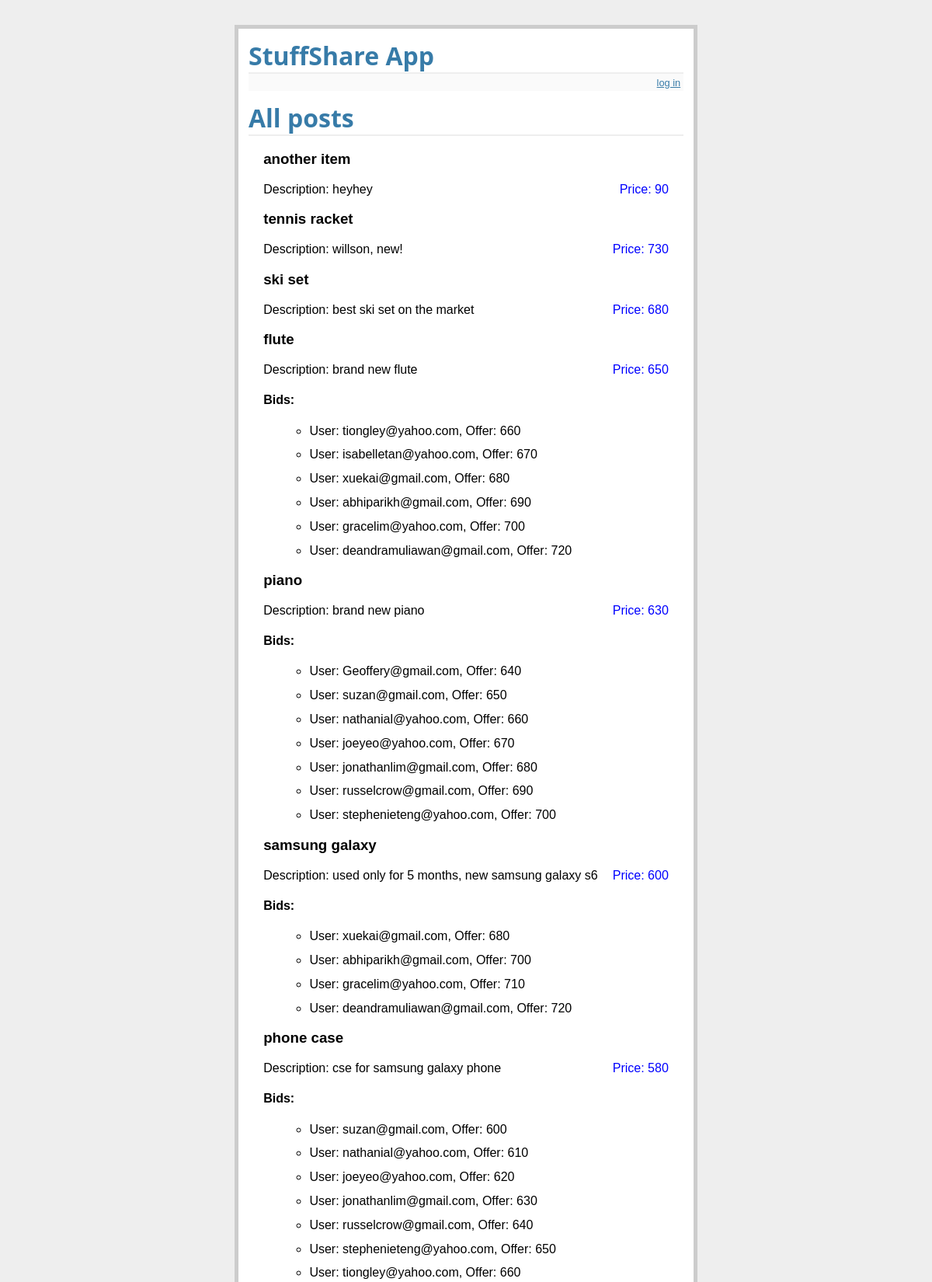
The page / (upper part) on the database its author committed.
### tables this page shows
CREATE TABLE posts (
    id integer primary key, -- default autoincrements, so do not supply a value. See https://sqlite.org/autoinc.html. 
    title char(100) not null,
    description text, 
    user_email char(100) not null,
    price numeric not null,
    foreign key (user_email) references users (email)
);

CREATE TABLE bids (
    user_email char(100),
    post_id integer,
    offer numeric not null,
    accepted integer default 0, -- sqlite does NOT have a boolean type. See http://www.sqlite.org/datatype3.html. 
    primary key (user_email, post_id),
    foreign key (user_email) references users (email),
    foreign key (post_id) references posts (id)
);

### stuffshare.py (the view)
@app.route('/')
def show_posts():
    posts_cursor = g.db.execute('select * from posts order by id desc')
    posts = []
    for row in posts_cursor.fetchall():
        bids_cursor = g.db.execute(
            'select * from bids where post_id = ?', [row[0]])
        posts.append(dict(title=row[1], price=row[4],
                          desc=row[2], bids=bids_cursor.fetchall()))
    return render_template('show_posts.html', posts=posts)

### stuffshare.py (called while the page is built)
def connect_db():
    rv = sqlite3.connect(app.config['DATABASE'])
    rv.row_factory = sqlite3.Row
    return rv

@app.before_request
def before_request():
    g.db = connect_db()

@app.teardown_request
def teardown_request(exception):
    db = getattr(g, 'db', None)
    if db is not None:
        db.close()

### templates/show_posts.html (shortened to what this page needs)
{% extends "layout.html" %} {% block body %}
<h1>All posts</h1>
<ul class=entries>
    {% for post in posts %}
    <li>
        <h3 class=post-title>{{ post.title }}</h3>
        <div class=post-price>Price: {{ post.price }}</div>
        <div class=post-desc>Description: {{ post.desc|safe }}</div>
        {% if post.bids %}
        <h4>Bids:</h4>
        {% endif %} {% for bid in post.bids %}
        <ul>
            <li>User: {{ bid[0] }}, Offer: {{ bid[2] }}</li>
        </ul>
        {% endfor %} {% else %}
        <em>Unbelievable. No posts here so far.</em>
        {% endfor %}
</ul>
{% endblock %}

### templates/layout.html (shortened to what this page needs)
<!doctype html>
<link rel=stylesheet type=text/css href="{{ url_for('static', filename='style.css') }}">
<div class=page>
  <h1>StuffShare App</h1>
  <div class=metanav>
    {% if not session.logged_in %}
    <a href="{{ url_for('login') }}">log in</a>
    {% else %}
    <a href="{{ url_for('logout') }}">log out</a>
    {% endif %}
  </div>
   {% block body %}{% endblock %}
</div>

### static/style.css (style rules this page uses)
a, h1 { color: #377ba8; }
h1, h2 { font-family: 'Open Sans', sans-serif; margin: 0; }
h1 { border-bottom: 2px solid #eee; }
.page { margin: 2em auto; width: 35em; border: 5px solid #ccc; padding: 0.8em; background: white; }
.entries { list-style: none; margin: 0; padding: 0; }
.entries li { margin: 0.8em 1.2em; }
.metanav { text-align: right; font-size: 0.8em; padding: 0.3em; margin-bottom: 1em; background: #fafafa; }
.post-price { float: right; color: blue; }
.post-desc { display: block; }

### rows shown on the page
posts: title "another item", price "90", desc "heyhey"
posts: title "tennis racket", price "730", desc "willson, new!"
posts: title "ski set", price "680", desc "best ski set on the market"
posts: title "flute", price "650", desc "brand new flute", shows "Bids:"
bids: user_email "tiongley@yahoo.com", offer "660"
bids: user_email "isabelletan@yahoo.com", offer "670"
bids: user_email "xuekai@gmail.com", offer "680"
bids: user_email "abhiparikh@gmail.com", offer "690"
bids: user_email "gracelim@yahoo.com", offer "700"
bids: user_email "deandramuliawan@gmail.com", offer "720"
posts: title "piano", price "630", desc "brand new piano", shows "Bids:"
bids: user_email "Geoffery@gmail.com", offer "640"
bids: user_email "suzan@gmail.com", offer "650"
bids: user_email "nathanial@yahoo.com", offer "660"
bids: user_email "joeyeo@yahoo.com", offer "670"
bids: user_email "jonathanlim@gmail.com", offer "680"
bids: user_email "russelcrow@gmail.com", offer "690"
bids: user_email "stephenieteng@yahoo.com", offer "700"
posts: title "samsung galaxy", price "600", desc "used only for 5 months, new samsung galaxy s6", shows "Bids:"
bids: user_email "xuekai@gmail.com", offer "680"
bids: user_email "abhiparikh@gmail.com", offer "700"
bids: user_email "gracelim@yahoo.com", offer "710"
bids: user_email "deandramuliawan@gmail.com", offer "720"
posts: title "phone case", price "580", desc "cse for samsung galaxy phone", shows "Bids:"
bids: user_email "suzan@gmail.com", offer "600"
bids: user_email "nathanial@yahoo.com", offer "610"
bids: user_email "joeyeo@yahoo.com", offer "620"
bids: user_email "jonathanlim@gmail.com", offer "630"
bids: user_email "russelcrow@gmail.com", offer "640"
bids: user_email "stephenieteng@yahoo.com", offer "650"
bids: user_email "tiongley@yahoo.com", offer "660"
